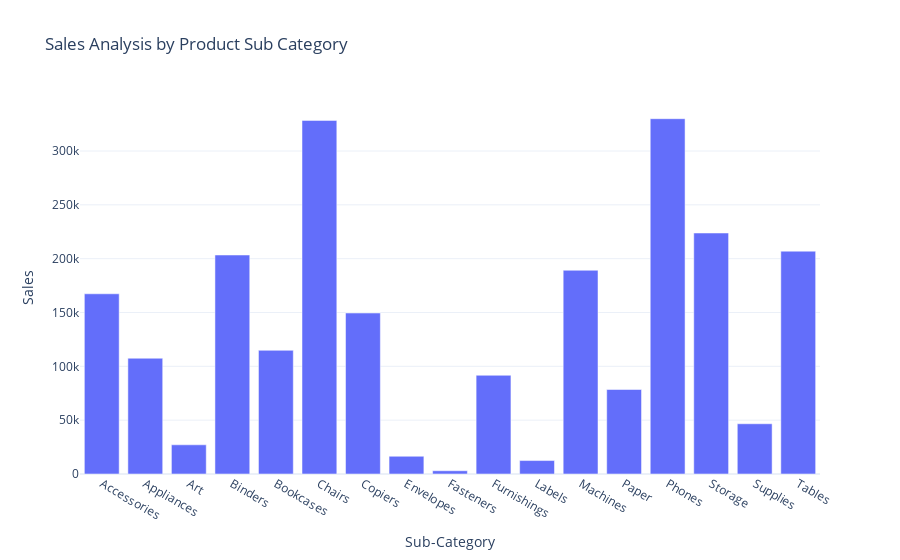

Notebook source saved alongside this figure:
### Code cell
fig=px.bar(sales_by_subcat,x='Sub-Category',y='Sales',title='Sales Analysis by Product Sub Category')
fig.show()

### Figure 1 — Plotly figure (JSON) as saved in the notebook; plotly's stock layout.template omitted (floating-point values rounded to 4 significant figures)
{"data": [{"alignmentgroup": "True", "hovertemplate": "Sub-Category=%{x}<br>Sales=%{y}<extra></extra>", "legendgroup": "", "marker": {"color": "#636efa", "pattern": {"shape": ""}}, "name": "", "offsetgroup": "", "orientation": "v", "showlegend": false, "textposition": "auto", "type": "bar", "x": ["Accessories", "Appliances", "Art", "Binders", "Bookcases", "Chairs", "Copiers", "Envelopes", "Fasteners", "Furnishings", "Labels", "Machines", "Paper", "Phones", "Storage", "Supplies", "Tables"], "xaxis": "x", "y": [167400.0, 107500.0, 27120.0, 203400.0, 114900.0, 328400.0, 149500.0, 16480.0, 3024.0, 91710.0, 12490.0, 189200.0, 78480.0, 330000.0, 223800.0, 46670.0, 207000.0], "yaxis": "y"}], "layout": {"autosize": true, "barmode": "relative", "legend": {"tracegroupgap": 0}, "title": {"text": "Sales Analysis by Product Sub Category"}, "xaxis": {"anchor": "y", "autorange": true, "domain": [0, 1], "range": [-0.5, 16.5], "title": {"text": "Sub-Category"}, "type": "category"}, "yaxis": {"anchor": "x", "autorange": true, "domain": [0, 1], "range": [0, 347400.0], "title": {"text": "Sales"}, "type": "linear"}}}
